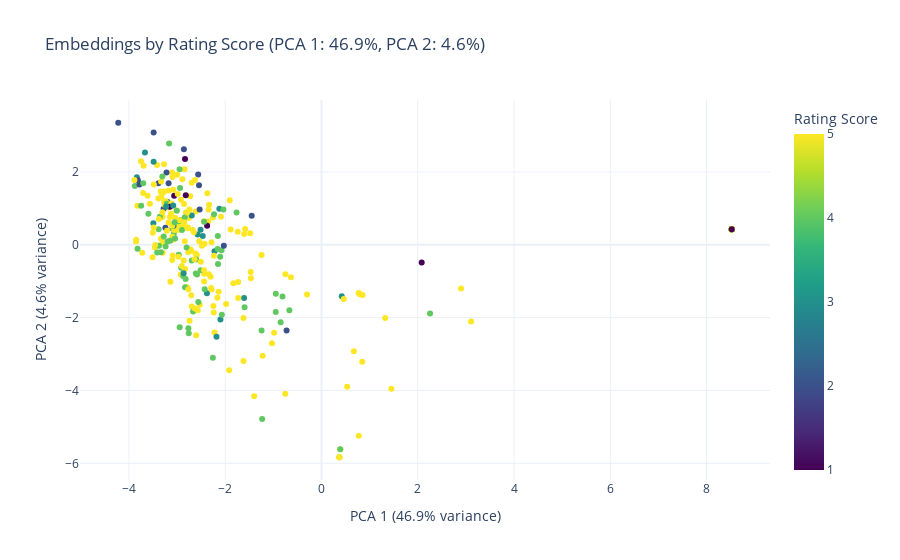

Notebook code cell kept with this figure:
### Markdown cell above
#### Analyze embeddings

### Code cell
from sklearn.decomposition import PCA

def analyzeEmbeddingsByRating(df):
    # Convert embeddings to a NumPy array
    embeddings = np.array(df['embedding'].tolist())
    ratings = df['rating_score']
    
    # Perform PCA for dimensionality reduction
    pca = PCA(n_components=2)
    reduced_embeddings = pca.fit_transform(embeddings)
    
    # Calculate variance explained by each component
    var_explained = pca.explained_variance_ratio_ * 100
    var1, var2 = var_explained
    
    # Prepare DataFrame for Plotly
    plot_df = pd.DataFrame({
        'PCA Component 1': reduced_embeddings[:, 0],
        'PCA Component 2': reduced_embeddings[:, 1],
        'Rating Score': ratings,
        'Review ID': df.get('review_id', range(len(df)))  # Optional identifier
    })
    
    # Create interactive scatter plot
    fig = px.scatter(
        plot_df,
        x='PCA Component 1',
        y='PCA Component 2',
        color='Rating Score',
        color_continuous_scale='Viridis',
        hover_data=['Review ID', 'Rating Score'],
        title=f'Embeddings by Rating Score (PCA 1: {var1:.1f}%, PCA 2: {var2:.1f}%)',
        labels={
            'PCA Component 1': f'PCA 1 ({var1:.1f}% variance)',
            'PCA Component 2': f'PCA 2 ({var2:.1f}% variance)',
            'Rating Score': 'Rating Score'
        }
    )
    
    # Enhance layout for clarity
    fig.update_layout(
        template='plotly_white',
        coloraxis_colorbar=dict(
            title='Rating Score',
            tickmode='linear'
        ),
        hovermode='closest'
    )
    
    fig.show()

analyzeEmbeddingsByRating(reviews)

### Figure 1 — Plotly figure (JSON) as saved in the notebook; plotly's stock layout.template omitted (floating-point values rounded to 4 significant figures; data arrays with more than 128 entries replaced by an {"elided": "..."} marker saying what was removed)
{"data": [{"customdata": {"elided": "356x2 int values"}, "hovertemplate": "PCA 1 (46.9% variance)=%{x}<br>PCA 2 (4.6% variance)=%{y}<br>Review ID=%{customdata[0]}<br>Rating Score=%{marker.color}<extra></extra>", "legendgroup": "", "marker": {"color": {"elided": "356 int values"}, "coloraxis": "coloraxis", "symbol": "circle"}, "mode": "markers", "name": "", "orientation": "v", "showlegend": false, "type": "scatter", "x": {"elided": "356 float values"}, "xaxis": "x", "y": {"elided": "356 float values"}, "yaxis": "y"}], "layout": {"coloraxis": {"colorbar": {"tickmode": "linear", "title": {"text": "Rating Score"}}, "colorscale": [[0, "#440154"], [0.1111, "#482878"], [0.2222, "#3e4989"], [0.3333, "#31688e"], [0.4444, "#26828e"], [0.5556, "#1f9e89"], [0.6667, "#35b779"], [0.7778, "#6ece58"], [0.8889, "#b5de2b"], [1, "#fde725"]]}, "hovermode": "closest", "legend": {"tracegroupgap": 0}, "title": {"text": "Embeddings by Rating Score (PCA 1: 46.9%, PCA 2: 4.6%)"}, "xaxis": {"anchor": "y", "domain": [0, 1], "title": {"text": "PCA 1 (46.9% variance)"}}, "yaxis": {"anchor": "x", "domain": [0, 1], "title": {"text": "PCA 2 (4.6% variance)"}}}}
